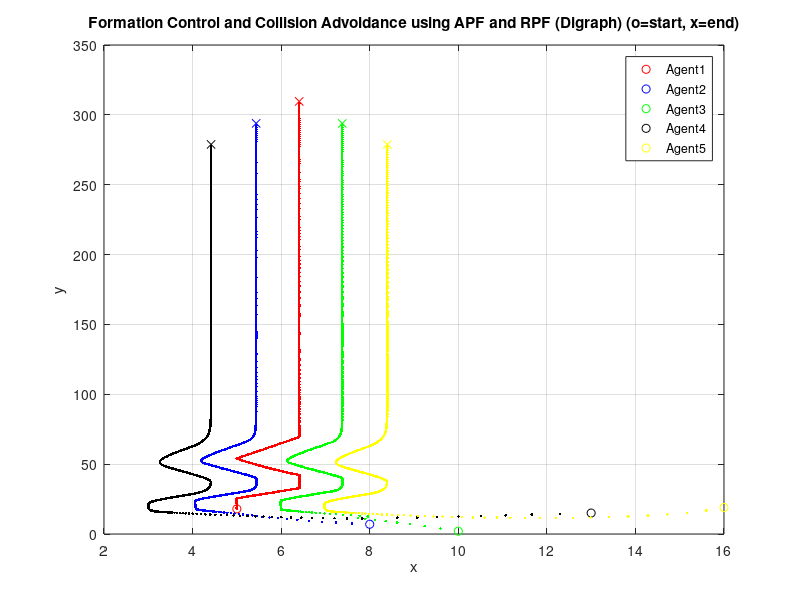

This chart was generated by the following MATLAB code: (Note: a time limit stopped this script after it produced the figure.)
%% Ting-Yang (Gordon) Chen, University of Washington, Mechanical Engineering
%% Leader-follower Multi-Agent System, V shape Formation Control + Obstacle Advoidance using APF and RPF

% Since RPF is nonlinear function, and the graph is unbalanced, the control
% law can't be combined RPF with APF (linear) in an array
clear all;close all;clc;

global eta d dt iteration numNodes z0 kd k_x k_y

numNodes = 5; %number of agents

eta =6; %gain of RPF

kd = 10;% gain of APF

d = 10; % The distance whcih robots will be in dancger of collision (activated zone)

dt=0.01;%sampling period

iteration =600;%numbers of iterations 

z0 = [5 18 8 7 10 2 13 15 16 19]'%initial condition
%desired relative position

c12 = [-1,-1];
c13 = [1,-1];
c23 = [2,0];
c24 = [-1,-1];
c32 = [-2,0];
c35 = [1,-1];
c45 = [4,0];
c54 = [-4,0];
%desired vectors of relative positions (c_mat = [sum of the desired vectors of positions for x1, y1, x2, y2, x3, y3, x4, y4])
c_mat = [0,...
         0,...
        c12(1,1) + c32(1,1),... 
        c12(1,2) + c32(1,2),... 
        c13(1,1) + c23(1,1),... 
        c13(1,2) + c23(1,2),... 
        c24(1,1) + c54(1,1),... 
        c24(1,2) + c54(1,2),... 
        c35(1,1) + c45(1,1),... 
        c35(1,2) + c45(1,2)]';
% c_mat = [c21(1,1)+c31(1,1), c21(1,2)+c31(1,2), c12(1,1), c12(1,2), c23(1,1), c23(1,2), c34(1,1), c34(1,2)]';

%initialize the array for the state of agents
%z = [z1x(0) z1x(k) ...
%       z1y(0) z1y(k) ......
%       .
%       .
%       z8y(0) z8y(k)]
%size(z) = [numNodes*2, k]
z = zeros(numNodes*2, iteration+1);

%Initialize the array for the distance between each 'adjacent' agents
% dis = [  0   dis12 dis13 dis14;
%        dis21   0   dis23 dis24;
%        dis31 dis32   0   dis34;
%        dis41 dis42 dis43   0  ...];
dis = zeros(numNodes,numNodes,length(z));

%Initialize the array for the RPF's derivative
% d_v = [  0   dv_12 dv_13 dv_14;
%        dv_21   0   dv_23 dv_24;
%        dv_31 dv_32   0   dv_34;
%        dv_41 dv_42 dv_43   0  ...];
d_v =zeros(numNodes,numNodes,length(z));
z(:,1)=z0; 
for k =1:iteration+1
    
    dis(1,2,k) = norm(z(1:2,k) - z(3:4,k)); %distance between node 1 and node 2
    dis(1,3,k) = norm(z(1:2,k) - z(5:6,k)); %distance between node 1 and node 3
    dis(1,4,k) = norm(z(1:2,k) - z(7:8,k)); %distance between node 1 and node 4
    dis(1,5,k) = norm(z(1:2,k) - z(9:10,k));
    dis(2,1,k) = dis(1,2,k);                    %distance between node 2 and node 1 (same as dis21)
    dis(2,3,k) = norm(z(3:4,k) - z(5:6,k)); %distance between node 2 and node 3
    dis(2,4,k) = norm(z(3:4,k) - z(7:8,k)); %distance between node 2 and node 4
    dis(2,5,k) = norm(z(3:4,k) - z(9:10,k));
    dis(3,1,k) = dis(1,3,k);                    %distance between node 3 and node 1
    dis(3,2,k) = dis(2,3,k);                    %distance between node 3 and node 2
    dis(3,4,k) = norm(z(5:6,k) - z(7:8,k)); %distance between node 3 and node 4
    dis(3,5,k) = norm(z(5:6,k) - z(9:10,k));
    dis(4,1,k) = dis(1,4,k);                    %distance between node 4 and node 1
    dis(4,2,k) = dis(2,4,k);                    %distance between node 4 and node 2
    dis(4,3,k) = dis(3,4,k);                    %distance between node 4 and node 3
    dis(4,5,k) = norm(z(7:8,k) - z(9:10,k));
    dis(5,1,k) = dis(1,5,k);
    dis(5,2,k) = dis(2,5,k);
    dis(5,3,k) = dis(3,5,k);
    dis(5,4,k) = dis(4,5,k);
    
    d_v(1,2,k) = -4*eta*(d^2 - dis(1,2,k)^2) / (d^2*dis(1,2,k)^5); %potential derivative of node 1 to 2
    d_v(2,1,k) = -d_v(2,1,k);                                      %potential derivative of node 2 to 1
    d_v(1,3,k) = -4*eta*(d^2 - dis(1,3,k)^2) / (d^2*dis(1,3,k)^5); %potential derivative of node 1 to 3
    d_v(3,1,k) = -d_v(1,3,k);
    d_v(1,4,k) = -4*eta*(d^2 - dis(1,4,k)^2) / (d^2*dis(1,4,k)^5);
    d_v(4,1,k) = -d_v(1,4,k);
    d_v(1,5,k) = -4*eta*(d^2 - dis(1,5,k)^2) / (d^2*dis(1,5,k)^5);
    d_v(5,1,k) = -d_v(1,5,k);
    d_v(2,3,k) = -4*eta*(d^2 - dis(2,3,k)^2) / (d^2*dis(2,3,k)^5);
    d_v(3,2,k) = -d_v(2,3,k);
    d_v(2,4,k) = -4*eta*(d^2 - dis(2,4,k)^2) / (d^2*dis(2,4,k)^5);
    d_v(4,2,k) = -d_v(2,4,k);
    d_v(2,5,k) = -4*eta*(d^2 - dis(2,5,k)^2) / (d^2*dis(2,5,k)^5);
    d_v(5,2,k) = -d_v(2,5,k);
    d_v(3,4,k) = -4*eta*(d^2 - dis(3,4,k)^2) / (d^2*dis(3,4,k)^5);
    d_v(4,3,k) = -d_v(3,4,k);
    d_v(3,5,k) = -4*eta*(d^2 - dis(3,5,k)^2) / (d^2*dis(3,5,k)^5);
    d_v(5,3,k) = -d_v(3,5,k);
    d_v(4,5,k) = -4*eta*(d^2 - dis(4,5,k)^2) / (d^2*dis(4,5,k)^5);
    d_v(5,4,k) = -d_v(4,5,k);
    % if-else condition, make sure that RPF starts to activate when obstacles enter the danger zone
    % if (current distance)^2 - d^2 <=0
    %    de = 1 
    % else
    %    de = 0
    de12 = (dis(1,2,k)^2 - d^2 <= 0);
    de13 = (dis(1,3,k)^2 - d^2 <= 0);
    de14 = (dis(1,4,k)^2 - d^2 <= 0);
    de15 = (dis(1,5,k)^2 - d^2 <= 0);
    de23 = (dis(2,3,k)^2 - d^2 <= 0);
    de24 = (dis(2,4,k)^2 - d^2 <= 0);
    de25 = (dis(2,5,k)^2 - d^2 <= 0);
    de34 = (dis(3,4,k)^2 - d^2 <= 0);
    de35 = (dis(3,5,k)^2 - d^2 <= 0);
    de45 = (dis(4,5,k)^2 - d^2 <= 0);
    
    % second stage: move together in certain pattern
    if ((z(3,k) - z(1,k)) + (z(3,k) - z(5,k)) - c_mat(3,1) < 0.5 ...
            && (z(4,k) - z(2,k) + (z(4,k) - z(6,k)) - c_mat(4,1) <0.5)...
            && (z(5,k) - z(1,k) + (z(5,k) - z(3,k)) - c_mat(5,1) < 0.5)...
            && (z(6,k) - z(2,k) + (z(6,k) - z(4,k)) - c_mat(6,1) < 0.5)...
            && (z(7,k) - z(3,k) + (z(7,k) - z(9,k)) - c_mat(7,1) < 0.5)...
            && (z(8,k) - z(4,k) + (z(8,k) - z(10,k)) - c_mat(8,1) < 0.5)...
            && (z(9,k) - z(5,k) + (z(9,k) - z(7,k)) - c_mat(9,1) < 0.5)...
            && (z(10,k) - z(6,k) + (z(10,k) - z(8,k)) - c_mat(10,1) < 0.5))
        % leader bot moving condition
        if (k <= 100)
            k_x = 1;
            k_y = 1.005;
        elseif (k > 100 && k <= 150)
            k_x = 1.005;
            k_y = 1.005;
        elseif (k > 150 && k <= 200)
            k_x = 1;
            k_y = 1.005;
        elseif (k > 200 && k <= 250)
            k_x = 0.995;
            k_y = 1.005;
        elseif (k > 250 && k <= 300)
            k_x = 1.005;
            k_y = 1.005;
        elseif (k > 300)
            k_x = 1;
            k_y = 1.005;           
        end
    else
        k_x = 1;
        k_y = 1.001;  
    end
  
    %nonlinear equation of the agent dynamic (z(k+1) = z(k) - APF's*dt - RPF's*dt))
    z(1,k+1) = k_x * z(1,k); 
    
    z(2,k+1) = k_y * z(2,k);
    
    z(3,k+1) = z(3,k) - de12*d_v(2,1,k)*dt - de23*d_v(2,3,k)*dt - de24*d_v(2,4,k)*dt - de25*d_v(2,5,k)*dt...
               - kd*( (z(3,k) - z(1,k)) + (z(3,k) - z(5,k)) - c_mat(3,1) )*dt; %z2_x
    
    z(4,k+1) = z(4,k) - de12*d_v(2,1,k)*dt - de23*d_v(2,3,k)*dt - de24*d_v(2,4,k)*dt - de25*d_v(2,5,k)*dt...
               - kd*( (z(4,k) - z(2,k)) + (z(4,k) - z(6,k)) - c_mat(4,1) )*dt; %z2_y
    
    z(5,k+1) = z(5,k) - de13*d_v(3,1,k)*dt - de23*d_v(3,2,k)*dt - de34*d_v(3,4,k)*dt - de35*d_v(3,5,k)*dt...
               - kd*( (z(5,k) - z(1,k)) + (z(5,k) - z(3,k)) - c_mat(5,1) )*dt; %z3_x
    
    z(6,k+1) = z(6,k) - de13*d_v(3,1,k)*dt - de23*d_v(3,2,k)*dt - de34*d_v(3,4,k)*dt - de35*d_v(3,5,k)*dt...
               - kd*( (z(6,k) - z(2,k)) + (z(6,k) - z(4,k)) - c_mat(6,1) )*dt; %z3_y
    
    z(7,k+1) = z(7,k) - de14*d_v(4,1,k)*dt - de24*d_v(4,2,k)*dt - de34*d_v(4,3,k)*dt - de45*d_v(4,5,k)*dt...
               -kd*( (z(7,k) - z(3,k)) + (z(7,k) - z(9,k)) - c_mat(7,1) )*dt; %z4_x
    
    z(8,k+1) = z(8,k) - de14*d_v(4,1,k)*dt - de24*d_v(4,2,k)*dt - de34*d_v(4,3,k)*dt - de45*d_v(4,5,k)*dt...
               -kd*( (z(8,k) - z(4,k)) + (z(8,k) - z(10,k)) - c_mat(8,1) )*dt; %z4_y
    
    z(9,k+1) = z(9,k) - de15*d_v(5,1,k)*dt - de25*d_v(5,2,k)*dt - de35*d_v(5,3,k)*dt - de45*d_v(5,4,k)*dt...
               -kd*( (z(9,k) - z(5,k)) + (z(9,k) - z(7,k)) - c_mat(9,1) )*dt; %z4_x
    
    z(10,k+1) = z(10,k) - de15*d_v(5,1,k)*dt - de25*d_v(5,2,k)*dt - de35*d_v(5,3,k)*dt - de45*d_v(5,4,k)*dt...
                -kd*( (z(10,k) - z(6,k)) + (z(10,k) - z(8,k)) - c_mat(10,1) )*dt; %z4_y

    
end

figure(2)
plot(z(1,1),z(2,1),'ro',z(3,1),z(4,1),'bo',z(5,1),z(6,1),'go',z(7,1),z(8,1),'ko',z(9,1),z(10,1),'yo')
hold on
for i=2:iteration
    pause(0.005);
    fprintf('%d\n', i);
    plot(z(1,i),z(2,i),'r:.')
    hold on
    plot(z(3,i),z(4,i),'b:.')
    hold on
    plot(z(5,i),z(6,i),'g:.')
    hold on
    plot(z(7,i),z(8,i),'k:.')
    hold on 
    plot(z(9,i),z(10,i),'y:.')
    drawnow
    hold on
    grid on
    xlabel('x')
    ylabel('y')
    title('Formation Control and Collision Advoidance using APF and RPF (Digraph) (o=start, x=end)')
    grid on
end
plot(z(1,iteration+1), z(2,iteration+1),'xr',z(3,iteration+1), z(4,iteration+1),'xb',...
     z(5,iteration+1), z(6,iteration+1),'xg',z(7,iteration+1), z(8,iteration+1),'xk',...
     z(9,iteration+1),z(10,iteration+1),'xy');
legend('Agent1','Agent2','Agent3','Agent4','Agent5')
